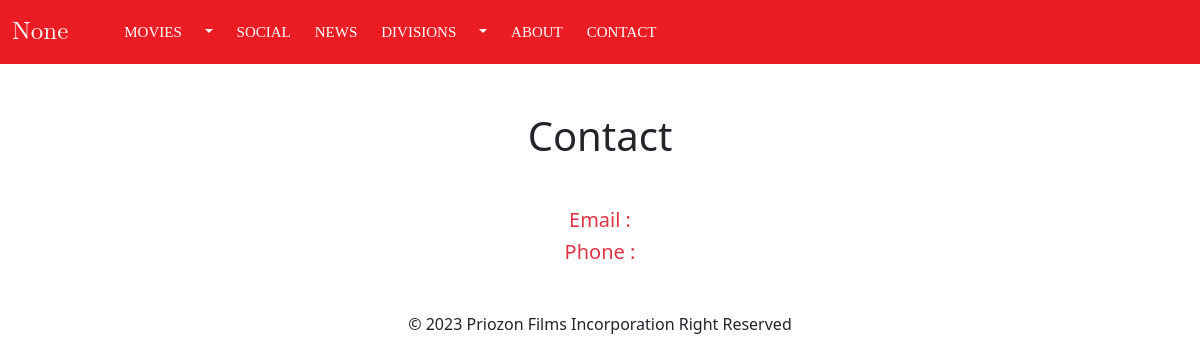
The app's page /contact/, older data.
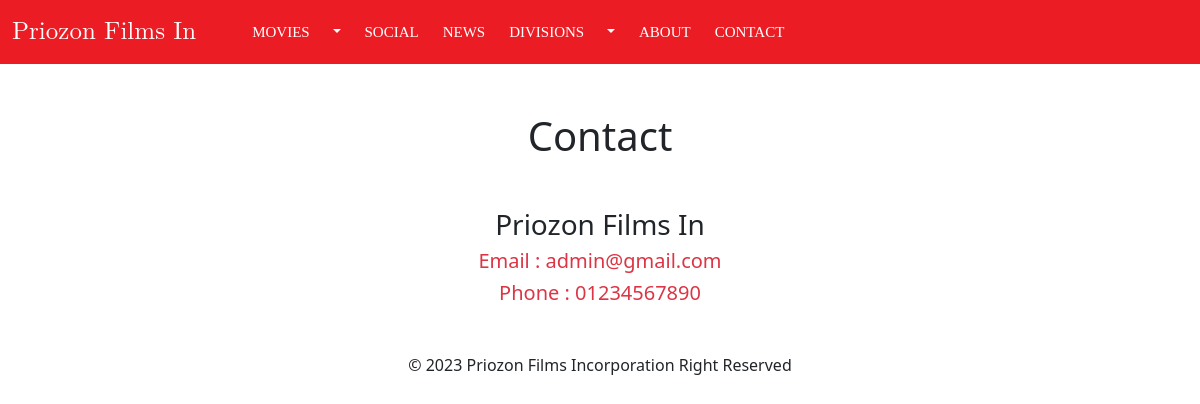
The same page, newer data.
### app/models.py (models this page shows)
class Info(models.Model):
    name = models.CharField(max_length=100)
    email = models.EmailField(max_length=100,blank=True,default='admin@gmail.com')
    about = models.TextField()
    phone = models.CharField(max_length=15,blank=True,default='01234567890')
    def __str__(self):
        return self.name
    class Meta:
        verbose_name_plural = 'Info'

### app/views.py (the view)
# urls.py: path('contact/',views.contact,name="contact"),
def contact(request):
    return render(request,'contact.html')

### app/context_processors.py (called while the page is built)
def siteinfo(request):
    info = models.Info.objects.all().first()
    print(info)
    return {'info':info}

### app/templates/contact.html
{% extends 'base.html' %}
{% block body %}
<div class="text-center">
          <h1 class="text-bold  mt-5 mb-5">Contact</h1>
            <h3>{{info.name}}</h3>
            <p class="h5 text-danger">Email : {{info.email}}</p>
            <p class="h5 text-danger">Phone : {{info.phone}}</p>
</div>
{% endblock body %}

### app/templates/base.html (shortened to what this page needs)
{% load static %}
<!doctype html>
<html lang="en">
  <head>
    <link href="https://cdn.jsdelivr.net/npm/bootstrap@5.0.2/dist/css/bootstrap.min.css" rel="stylesheet">
    <link rel="stylesheet" href="{% static "css/owl.carousel.min.css" %}">
    <link rel="stylesheet" href="{% static "css/owl.theme.default.min.css" %}">
    <link rel="stylesheet" href="{% static "css/style.css" %}">
  </head>
  <body>
    <nav class="navbar navbar-expand-lg navbar-light bg-custom sticky-top">
  <div class="container-fluid">
    <a class="navbar-brand text-white me-5" href="{% url 'index' %}">{{info}}</a>
    <div class="collapse navbar-collapse" id="navbarSupportedContent">
      <ul class="navbar-nav me-auto mb-2 mb-lg-0">
        <li class="nav-item dropdown">
          <a class="nav-link dropdown-toggle me-2" href="#" id="navbarDropdown" role="button" data-bs-toggle="dropdown" aria-expanded="false">
            MOVIES
          </a>
        </li>
        <li class="nav-item">
          <a class="nav-link active me-2" aria-current="page" href="{% url 'index' %}">SOCIAL</a>
        </li>
        <li class="nav-item">
          <a class="nav-link active me-2" aria-current="page" href="{% url 'index' %}">NEWS</a>
        </li>
        <li class="nav-item dropdown">
          <a class="nav-link dropdown-toggle me-2" href="#" id="navbarDropdown" role="button" data-bs-toggle="dropdown" aria-expanded="false">
            DIVISIONS
          </a>
        </li>
        <li class="nav-item">
          <a class="nav-link  me-2" aria-current="page" href="{% url 'about' %}">ABOUT</a>
        </li>
        <li class="nav-item">
          <a class="nav-link me-2" aria-current="page" href="{% url 'contact' %}">CONTACT</a>
        </li>
      </ul>
    </div>
  </div>
</nav>
    {% block body %}
    {% endblock body %}
    <footer class="text-center my-2 mt-5">
      <p>© 2023 Priozon Films Incorporation Right Reserved  </p>
    </footer>
  </body>
</html>

Row changes from the older to the newer data that the page shows:
added Info: name "Priozon Films In", email "admin@gmail.com", phone "01234567890"
Text that changed along with them:
{{ info }}: "None" → (not shown)
